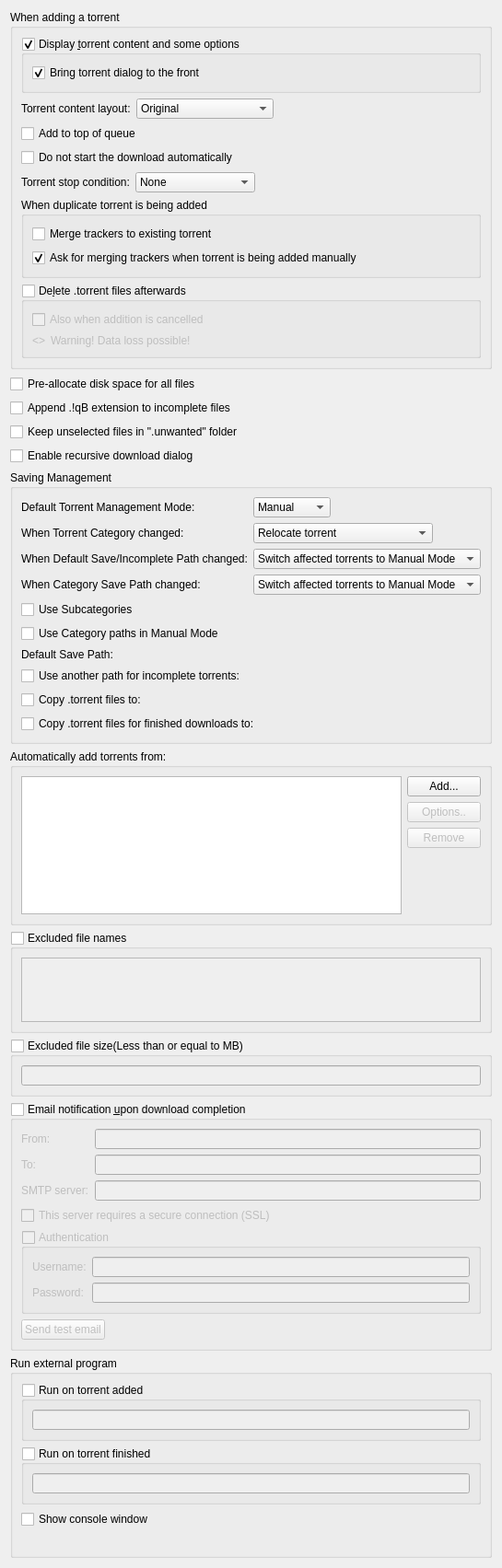
          <widget class="QWidget" name="scrollAreaWidgetContents_2">
           <property name="geometry">
            <rect>
             <x>0</x>
             <y>0</y>
             <width>539</width>
             <height>1457</height>
            </rect>
           </property>
           <layout class="QVBoxLayout" name="verticalLayout">
            <item>
             <widget class="QGroupBox" name="torrentAdditionBox">
              <property name="title">
               <string>When adding a torrent</string>
              </property>
              <layout class="QVBoxLayout" name="torrentAdditionBoxLayout">
               <item>
                <widget class="QGroupBox" name="checkAdditionDialog">
                 <property name="title">
                  <string>Display &amp;torrent content and some options</string>
                 </property>
                 <property name="checkable">
                  <bool>true</bool>
                 </property>
                 <layout class="QVBoxLayout" name="verticalLayout_18">
                  <item>
                   <widget class="QCheckBox" name="checkAdditionDialogFront">
                    <property name="text">
                     <string>Bring torrent dialog to the front</string>
                    </property>
                    <property name="checked">
                     <bool>true</bool>
                    </property>
                   </widget>
                  </item>
                 </layout>
                </widget>
               </item>
               <item>
                <layout class="QHBoxLayout" name="horizontalLayout_19">
                 <item>
                  <widget class="QLabel" name="contentLayoutLabel">
                   <property name="text">
                    <string>Torrent content layout:</string>
                   </property>
                  </widget>
                 </item>
                 <item>
                  <widget class="QComboBox" name="contentLayoutComboBox">
                   <property name="currentIndex">
                    <number>0</number>
                   </property>
                   <item>
                    <property name="text">
                     <string>Original</string>
                    </property>
                   </item>
                   <item>
                    <property name="text">
                     <string>Create subfolder</string>
                    </property>
                   </item>
                   <item>
                    <property name="text">
                     <string>Don't create subfolder</string>
                    </property>
                   </item>
                  </widget>
                 </item>
                 <item>
                  <spacer name="horizontalSpacer_20">
                   <property name="orientation">
                    <enum>Qt::Horizontal</enum>
                   </property>
                   <property name="sizeHint" stdset="0">
                    <size>
                     <width>40</width>
                     <height>20</height>
                    </size>
                   </property>
                  </spacer>
                 </item>
                </layout>
               </item>
               <item>
                <widget class="QCheckBox" name="checkAddToQueueTop">
                 <property name="toolTip">
                  <string>The torrent will be added to the top of the download queue</string>
                 </property>
                 <property name="text">
                  <string extracomment="The torrent will be added to the top of the download queue">Add to top of queue</string>
                 </property>
                </widget>
               </item>
               <item>
                <widget class="QCheckBox" name="checkAddStopped">
                 <property name="toolTip">
                  <string>The torrent will be added to download list in a stopped state</string>
                 </property>
                 <property name="text">
                  <string extracomment="The torrent will be added to download list in a stopped state">Do not start the download automatically</string>
                 </property>
                </widget>
               </item>
               <item>
                <layout class="QHBoxLayout" name="stopConditionLayout">
                 <item>
                  <widget class="QLabel" name="stopConditionLabel">
                   <property name="text">
                    <string>Torrent stop condition:</string>
                   </property>
                  </widget>
                 </item>
                 <item>
                  <widget class="QComboBox" name="stopConditionComboBox">
                   <property name="currentIndex">
                    <number>0</number>
                   </property>
                   <item>
                    <property name="text">
                     <string>None</string>
                    </property>
                   </item>
                   <item>
                    <property name="text">
                     <string>Metadata received</string>
                    </property>
                   </item>
                   <item>
                    <property name="text">
                     <string>Files checked</string>
                    </property>
                   </item>
                  </widget>
                 </item>
                 <item>
                  <spacer name="stopConditionSpacer">
                   <property name="orientation">
                    <enum>Qt::Horizontal</enum>
                   </property>
                   <property name="sizeHint" stdset="0">
                    <size>
                     <width>40</width>
                     <height>20</height>
                    </size>
                   </property>
                  </spacer>
                 </item>
                </layout>
               </item>
               <item>
                <widget class="QGroupBox" name="duplicateTorrentGroup">
                 <property name="title">
                  <string>When duplicate torrent is being added</string>
                 </property>
                 <layout class="QVBoxLayout" name="duplicateTorrentBoxLayout">
                  <item>
                   <widget class="QCheckBox" name="checkMergeTrackers">
                    <property name="text">
                     <string>Merge trackers to existing torrent</string>
                    </property>
                    <property name="checked">
                     <bool>false</bool>
                    </property>
                   </widget>
                  </item>
                  <item>
                   <widget class="QCheckBox" name="checkConfirmMergeTrackers">
                    <property name="text">
                     <string>Ask for merging trackers when torrent is being added manually</string>
                    </property>
                    <property name="checked">
                     <bool>true</bool>
                    </property>
                   </widget>
                  </item>
                 </layout>
                </widget>
               </item>
               <item>
                <widget class="QGroupBox" name="deleteTorrentBox">
                 <property name="toolTip">
                  <string>Whether the .torrent file should be deleted after adding it</string>
                 </property>
                 <property name="title">
                  <string>De&amp;lete .torrent files afterwards </string>
                 </property>
                 <property name="checkable">
                  <bool>true</bool>
                 </property>
                 <property name="checked">
                  <bool>false</bool>
                 </property>
                 <layout class="QVBoxLayout" name="deleteTorrentBoxLayout">
                  <item>
                   <widget class="QCheckBox" name="deleteCancelledTorrentBox">
                    <property name="toolTip">
                     <string>Also delete .torrent files whose addition was cancelled</string>
                    </property>
                    <property name="text">
                     <string>Also when addition is cancelled</string>
                    </property>
                   </widget>
                  </item>
                  <item>
                   <layout class="QHBoxLayout" name="deleteTorrentWarningLayout">
                    <item>
                     <widget class="QLabel" name="deleteTorrentWarningIcon">
                      <property name="sizePolicy">
                       <sizepolicy hsizetype="Fixed" vsizetype="Preferred">
                        <horstretch>0</horstretch>
                        <verstretch>0</verstretch>
                       </sizepolicy>
                      </property>
                      <property name="text">
                       <string notr="true">&lt;&gt;</string>
                      </property>
                     </widget>
                    </item>
                    <item>
                     <widget class="QLabel" name="deleteTorrentWarningLabel">
                      <property name="text">
                       <string>Warning! Data loss possible!</string>
                      </property>
                     </widget>
                    </item>
                   </layout>
                  </item>
                 </layout>
                </widget>
               </item>
              </layout>
             </widget>
            </item>
            <item>
             <widget class="QCheckBox" name="checkPreallocateAll">
              <property name="toolTip">
               <string>Allocate full file sizes on disk before starting downloads, to minimize fragmentation. Only useful for HDDs.</string>
              </property>
              <property name="text">
               <string>Pre-allocate disk space for all files</string>
              </property>
             </widget>
            </item>
            <item>
             <widget class="QCheckBox" name="checkAppendqB">
              <property name="text">
               <string>Append .!qB extension to incomplete files</string>
              </property>
             </widget>
            </item>
            <item>
             <widget class="QCheckBox" name="checkUnwantedFolder">
              <property name="text">
               <string>Keep unselected files in &quot;.unwanted&quot; folder</string>
              </property>
             </widget>
            </item>
            <item>
             <widget class="QCheckBox" name="checkRecursiveDownload">
              <property name="toolTip">
               <string>When a torrent is downloaded, offer to add torrents from any .torrent files found inside it</string>
              </property>
              <property name="text">
               <string>Enable recursive download dialog</string>
              </property>
             </widget>
            </item>
            <item>
             <widget class="QGroupBox" name="groupSavingManagement">
              <property name="title">
               <string>Saving Management</string>
              </property>
              <layout class="QVBoxLayout" name="groupSavingManagementLayout">
               <item>
                <layout class="QGridLayout" name="gridLayout_3">
                 <item row="0" column="0">
                  <widget class="QLabel" name="label_40">
                   <property name="text">
                    <string>Default Torrent Management Mode:</string>
                   </property>
                  </widget>
                 </item>
                 <item row="0" column="1">
                  <layout class="QHBoxLayout" name="horizontalLayout_70">
                   <property name="spacing">
                    <number>10</number>
                   </property>
                   <item>
                    <widget class="QComboBox" name="comboSavingMode">
                     <property name="toolTip">
                      <string>Automatic: Various torrent properties (e.g. save path) will be decided by the associated category
Manual: Various torrent properties (e.g. save path) must be assigned manually</string>
                     </property>
                     <item>
                      <property name="text">
                       <string>Manual</string>
                      </property>
                     </item>
                     <item>
                      <property name="text">
                       <string>Automatic</string>
                      </property>
                     </item>
                    </widget>
                   </item>
                   <item>
                    <spacer name="horizontalSpacer_160">
                     <property name="orientation">
                      <enum>Qt::Horizontal</enum>
                     </property>
                     <property name="sizeHint" stdset="0">
                      <size>
                       <width>40</width>
                       <height>20</height>
                      </size>
                     </property>
                    </spacer>
                   </item>
                  </layout>
                 </item>
                 <item row="1" column="0">
                  <widget class="QLabel" name="labelTorrentCategoryChanged">
                   <property name="text">
                    <string>When Torrent Category changed:</string>
                   </property>
                  </widget>
                 </item>
                 <item row="1" column="1">
                  <layout class="QHBoxLayout" name="horizontalLayout_14">
                   <item>
                    <widget class="QComboBox" name="comboTorrentCategoryChanged">
                     <item>
                      <property name="text">
                       <string>Relocate torrent</string>
                      </property>
                     </item>
                     <item>
                      <property name="text">
                       <string>Switch torrent to Manual Mode</string>
                      </property>
                     </item>
                    </widget>
                   </item>
                   <item>
                    <spacer name="horizontalSpacer_17">
                     <property name="orientation">
                      <enum>Qt::Horizontal</enum>
                     </property>
                     <property name="sizeHint" stdset="0">
                      <size>
                       <width>40</width>
                       <height>20</height>
                      </size>
                     </property>
                    </spacer>
                   </item>
                  </layout>
                 </item>
                 <item row="2" column="0">
                  <widget class="QLabel" name="labelCategoryDefaultPathChanged">
                   <property name="text">
                    <string>When Default Save/Incomplete Path changed:</string>
                   </property>
                  </widget>
                 </item>
                 <item row="2" column="1">
                  <layout class="QHBoxLayout" name="horizontalLayout_15">
                   <item>
                    <widget class="QComboBox" name="comboCategoryDefaultPathChanged">
                     <property name="currentIndex">
                      <number>1</number>
                     </property>
                     <item>
                      <property name="text">
                       <string>Relocate affected torrents</string>
                      </property>
                     </item>
                     <item>
                      <property name="text">
                       <string>Switch affected torrents to Manual Mode</string>
                      </property>
                     </item>
                    </widget>
                   </item>
                   <item>
                    <spacer name="horizontalSpacer_18">
                     <property name="orientation">
                      <enum>Qt::Horizontal</enum>
                     </property>
                     <property name="sizeHint" stdset="0">
                      <size>
                       <width>40</width>
                       <height>20</height>
                      </size>
                     </property>
                    </spacer>
                   </item>
                  </layout>
                 </item>
                 <item row="3" column="0">
                  <widget class="QLabel" name="labelCategoryChanged">
                   <property name="text">
                    <string>When Category Save Path changed:</string>
                   </property>
                  </widget>
                 </item>
                 <item row="3" column="1">
                  <layout class="QHBoxLayout" name="horizontalLayout_17">
                   <item>
                    <widget class="QComboBox" name="comboCategoryChanged">
                     <property name="currentIndex">
                      <number>1</number>
                     </property>
                     <item>
                      <property name="text">
                       <string>Relocate affected torrents</string>
                      </property>
                     </item>
                     <item>
                      <property name="text">
                       <string>Switch affected torrents to Manual Mode</string>
                      </property>
                     </item>
                    </widget>
                   </item>
                   <item>
                    <spacer name="horizontalSpacer_19">
                     <property name="orientation">
                      <enum>Qt::Horizontal</enum>
                     </property>
                     <property name="sizeHint" stdset="0">
                      <size>
                       <width>40</width>
                       <height>20</height>
                      </size>
                     </property>
                    </spacer>
                   </item>
                  </layout>
                 </item>
                </layout>
               </item>
               <item>
                <widget class="QCheckBox" name="checkUseSubcategories">
                 <property name="text">
                  <string>Use Subcategories</string>
                 </property>
                </widget>
               </item>
               <item>
                <widget class="QCheckBox" name="checkUseCategoryPaths">
                 <property name="toolTip">
                  <string>Resolve relative Save Path against appropriate Category path instead of Default one</string>
                 </property>
                 <property name="text">
                  <string>Use Category paths in Manual Mode</string>
                 </property>
                </widget>
               </item>
               <item>
                <layout class="QGridLayout" name="gridLayout_4">
                 <item row="0" column="0">
                  <widget class="QLabel" name="labelSavePath">
                   <property name="text">
                    <string>Default Save Path:</string>
                   </property>
                  </widget>
                 </item>
                 <item row="0" column="1">
                  <widget class="FileSystemPathLineEdit" name="textSavePath" native="true"/>
                 </item>
                 <item row="1" column="0">
                  <widget class="QCheckBox" name="checkUseDownloadPath">
                   <property name="text">
                    <string>Use another path for incomplete torrents:</string>
                   </property>
                  </widget>
                 </item>
                 <item row="1" column="1">
                  <widget class="FileSystemPathLineEdit" name="textDownloadPath" native="true"/>
                 </item>
                 <item row="2" column="0">
                  <widget class="QCheckBox" name="checkExportDir">
                   <property name="text">
                    <string>Copy .torrent files to:</string>
                   </property>
                  </widget>
                 </item>
                 <item row="2" column="1">
                  <widget class="FileSystemPathLineEdit" name="textExportDir" native="true"/>
                 </item>
                 <item row="3" column="1">
                  <widget class="FileSystemPathLineEdit" name="textExportDirFin" native="true"/>
                 </item>
                 <item row="3" column="0">
                  <widget class="QCheckBox" name="checkExportDirFin">
                   <property name="text">
                    <string>Copy .torrent files for finished downloads to:</string>
                   </property>
                  </widget>
                 </item>
                </layout>
               </item>
              </layout>
             </widget>
            </item>
            <item>
             <widget class="QGroupBox" name="groupBox_2">
              <property name="title">
               <string>Automatically add torrents from:</string>
              </property>
              <layout class="QVBoxLayout" name="verticalLayout_38">
               <item>
                <layout class="QHBoxLayout" name="horizontalLayout_16">
                 <item>
                  <widget class="QTreeView" name="scanFoldersView">
                   <property name="sizePolicy">
                    <sizepolicy hsizetype="Expanding" vsizetype="Expanding">
                     <horstretch>0</horstretch>
                     <verstretch>1</verstretch>
                    </sizepolicy>
                   </property>
                   <property name="minimumSize">
                    <size>
                     <width>250</width>
                     <height>150</height>
                    </size>
                   </property>
                   <property name="editTriggers">
                    <set>QAbstractItemView::AllEditTriggers</set>
                   </property>
                   <property name="selectionMode">
                    <enum>QAbstractItemView::SingleSelection</enum>
                   </property>
                   <property name="selectionBehavior">
                    <enum>QAbstractItemView::SelectRows</enum>
                   </property>
                   <property name="textElideMode">
                    <enum>Qt::ElideNone</enum>
                   </property>
                   <property name="rootIsDecorated">
                    <bool>false</bool>
                   </property>
                   <attribute name="headerDefaultSectionSize">
                    <number>80</number>
                   </attribute>
                   <attribute name="headerStretchLastSection">
                    <bool>false</bool>
                   </attribute>
                  </widget>
                 </item>
                 <item>
                  <layout class="QVBoxLayout" name="verticalLayout_37">
                   <item>
                    <widget class="QPushButton" name="addWatchedFolderButton">
                     <property name="text">
                      <string>Add...</string>
                     </property>
                    </widget>
                   </item>
                   <item>
                    <widget class="QPushButton" name="editWatchedFolderButton">
                     <property name="enabled">
                      <bool>false</bool>
                     </property>
                     <property name="text">
                      <string>Options..</string>
                     </property>
                    </widget>
                   </item>
                   <item>
                    <widget class="QPushButton" name="removeWatchedFolderButton">
                     <property name="enabled">
                      <bool>false</bool>
                     </property>
                     <property name="text">
                      <string>Remove</string>
                     </property>
                    </widget>
                   </item>
                   <item>
                    <spacer name="verticalSpacer_6">
                     <property name="orientation">
                      <enum>Qt::Vertical</enum>
                     </property>
                     <property name="sizeHint" stdset="0">
                      <size>
                       <width>20</width>
                       <height>40</height>
                      </size>
                     </property>
                    </spacer>
                   </item>
                  </layout>
                 </item>
                </layout>
               </item>
              </layout>
             </widget>
            </item>
            <item>
             <widget class="QGroupBox" name="groupExcludedFileNames">
              <property name="title">
               <string>Excluded file names</string>
              </property>
              <property name="checkable">
               <bool>true</bool>
              </property>
              <property name="checked">
               <bool>false</bool>
              </property>
              <layout class="QVBoxLayout" name="verticalLayout_311">
               <item>
                <widget class="QPlainTextEdit" name="textExcludedFileNames">
                 <property name="toolTip">
                  <string>Blacklist filtered file names from being downloaded from torrent(s).
Files matching any of the filters in this list will have their priority automatically set to &quot;Do not download&quot;.

Use newlines to separate multiple entries. Can use wildcards as outlined below.
*: matches zero or more of any characters.
?: matches any single character.
[...]: sets of characters can be represented in square brackets.

Examples
*.exe: filter '.exe' file extension.
readme.txt: filter exact file name.
?.txt: filter 'a.txt', 'b.txt' but not 'aa.txt'.
readme[0-9].txt: filter 'readme1.txt', 'readme2.txt' but not 'readme10.txt'.</string>
                 </property>
                 <property name="lineWrapMode">
                  <enum>QPlainTextEdit::NoWrap</enum>
                 </property>
                </widget>
               </item>
              </layout>
             </widget>
            </item>
            <item>
             <widget class="QGroupBox" name="groupExcludedFileSize">
              <property name="title">
               <string>Excluded file size(Less than or equal to MB)</string>
              </property>
              <property name="checkable">
               <bool>true</bool>
              </property>
              <property name="checked">
               <bool>false</bool>
              </property>
              <layout class="QVBoxLayout" name="verticalLayout_ExcludedFileSize">
               <item>
                <widget class="QLineEdit" name="lineEditExcludedFileSize"/>
               </item>
              </layout>
             </widget>
            </item>
            <item>
             <widget class="QGroupBox" name="groupMailNotification">
              <property name="title">
               <string>Email notification &amp;upon download completion</string>
              </property>
              <property name="checkable">
               <bool>true</bool>
              </property>
              <property name="checked">
               <bool>false</bool>
              </property>
              <layout class="QVBoxLayout" name="verticalLayout_171">
               <item>
                <layout class="QGridLayout" name="gridLayout_9">
                 <item row="1" column="1">
                  <widget class="QLineEdit" name="lineEditDestEmail"/>
                 </item>
                 <item row="1" column="0">
                  <widget class="QLabel" name="label_2">
                   <property name="toolTip">
                    <string>Receiver</string>
                   </property>
                   <property name="text">
                    <string comment="To receiver">To:</string>
                   </property>
                  </widget>
                 </item>
                 <item row="2" column="0">
                  <widget class="QLabel" name="label_3">
                   <property name="text">
                    <string>SMTP server:</string>
                   </property>
                  </widget>
                 </item>
                 <item row="2" column="1">
                  <widget class="QLineEdit" name="lineEditSmtpServer"/>
                 </item>
                 <item row="0" column="1">
                  <widget class="QLineEdit" name="senderEmailTxt"/>
                 </item>
                 <item row="0" column="0">
                  <widget class="QLabel" name="label_25">
                   <property name="toolTip">
                    <string>Sender</string>
                   </property>
                   <property name="text">
                    <string comment="From sender">From:</string>
                   </property>
                  </widget>
                 </item>
                </layout>
               </item>
               <item>
                <widget class="QCheckBox" name="checkSmtpSSL">
                 <property name="text">
                  <string>This server requires a secure connection (SSL)</string>
                 </property>
                </widget>
               </item>
               <item>
                <widget class="QGroupBox" name="groupMailNotifAuth">
                 <property name="title">
                  <string>Authentication</string>
                 </property>
                 <property name="checkable">
                  <bool>true</bool>
                 </property>
                 <property name="checked">
                  <bool>false</bool>
                 </property>
                 <layout class="QFormLayout" name="formLayout_2">
                  <item row="0" column="0">
                   <widget class="QLabel" name="label_7">
                    <property name="text">
                     <string>Username:</string>
                    </property>
                   </widget>
                  </item>
                  <item row="0" column="1">
                   <widget class="QLineEdit" name="mailNotifUsername"/>
                  </item>
                  <item row="1" column="0">
                   <widget class="QLabel" name="label_8">
                    <property name="text">
                     <string>Password:</string>
                    </property>
                   </widget>
                  </item>
                  <item row="1" column="1">
                   <widget class="QLineEdit" name="mailNotifPassword">
                    <property name="echoMode">
                     <enum>QLineEdit::Password</enum>
                    </property>
                   </widget>
                  </item>
                 </layout>
                </widget>
               </item>
               <item>
                <widget class="QPushButton" name="sendTestEmail">
                  <property name="sizePolicy">
                   <sizepolicy hsizetype="Fixed" vsizetype="Fixed">
                    <horstretch>0</horstretch>
                    <verstretch>0</verstretch>
                   </sizepolicy>
                  </property>
                  <property name="text">
                   <string>Send test email</string>
                 </property>
                </widget>
               </item>
              </layout>
             </widget>
            </item>
            <item>
             <widget class="QGroupBox" name="autoRunBox">
              <property name="title">
               <string>Run external program</string>
              </property>
              <layout class="QVBoxLayout" name="verticalLayout_19">
               <item>
                <widget class="QGroupBox" name="groupBoxRunOnAdded">
                 <property name="title">
                  <string>Run on torrent added</string>
                 </property>
                 <property name="checkable">
                  <bool>true</bool>
                 </property>
                 <property name="checked">
                  <bool>false</bool>
                 </property>
                 <layout class="QVBoxLayout" name="verticalLayout_39">
                  <item>
                   <widget class="QLineEdit" name="lineEditRunOnAdded"/>
                  </item>
                 </layout>
                </widget>
               </item>
               <item>
                <widget class="QGroupBox" name="groupBoxRunOnFinished">
                 <property name="title">
                  <string>Run on torrent finished</string>
                 </property>
                 <property name="checkable">
                  <bool>true</bool>
                 </property>
                 <property name="checked">
                  <bool>false</bool>
                 </property>
                 <layout class="QVBoxLayout" name="verticalLayout_36">
                  <item>
                   <widget class="QLineEdit" name="lineEditRunOnFinished"/>
                  </item>
                 </layout>
                </widget>
               </item>
               <item>
                <widget class="QCheckBox" name="autoRunConsole">
                 <property name="text">
                  <string>Show console window</string>
                 </property>
                </widget>
               </item>
               <item>
                <widget class="QLabel" name="labelAutoRunParam">
                 <property name="wordWrap">
                  <bool>true</bool>
                 </property>
                </widget>
               </item>
              </layout>
             </widget>
            </item>
           </layout>
          </widget>
